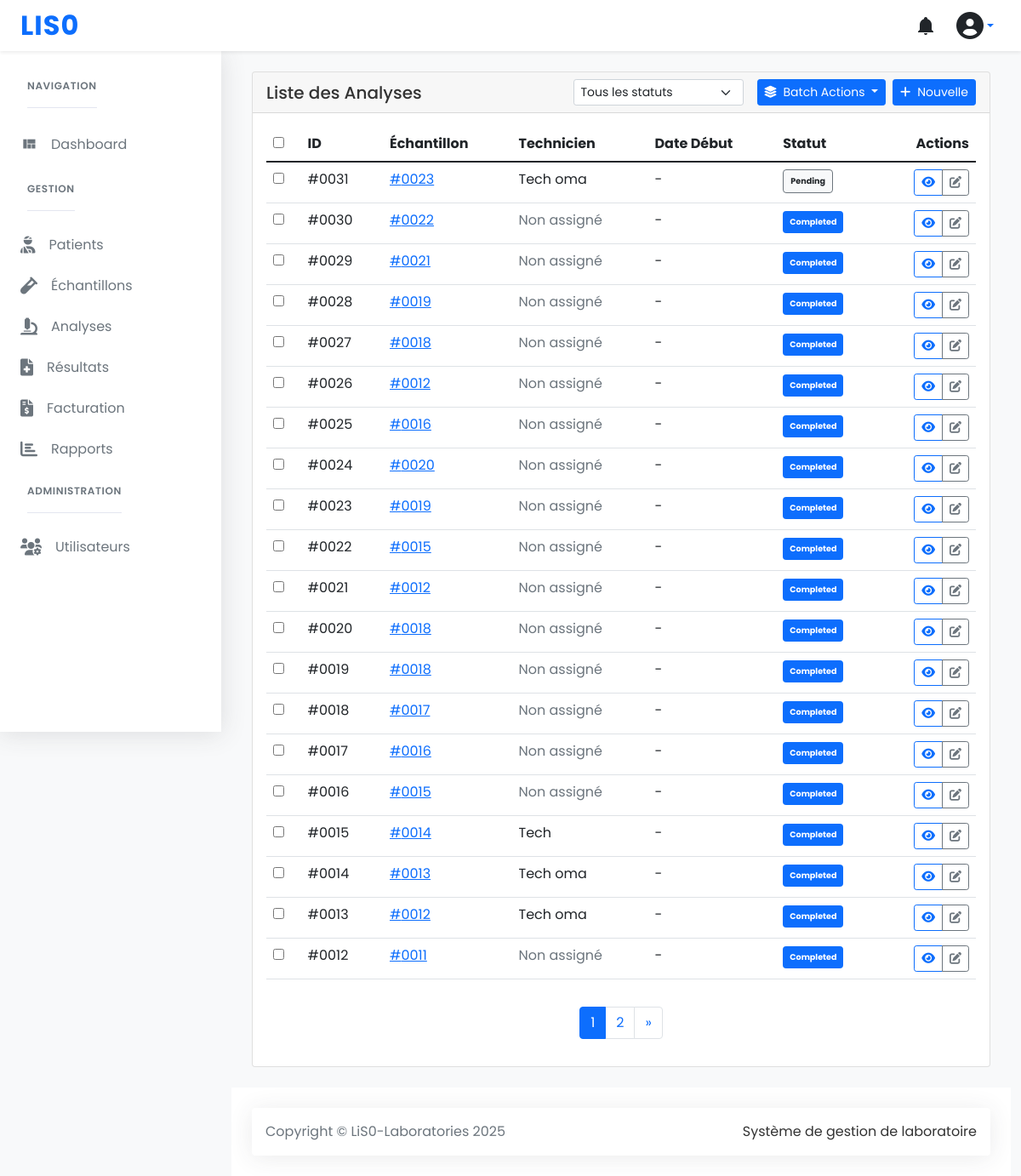
Screenshot of /analysis/ (signed in) with the database file from the repository.
### analysis/models.py (models this page shows, shortened)
class Analysis(BaseModel):
    STATUS_CHOICES = [
        ('pending', 'Pending'),
        ('in_progress', 'In Progress'),
        ('completed', 'Completed'),
        ('verified', 'Verified'),
        ('cancelled', 'Cancelled'),
    ]
    PRIORITY_CHOICES = [
        ('routine', 'Routine (7-10 hours)'),
        ('urgent', 'Urgent (4 hours)'),
        ('stat', 'STAT (<1 hour)'),
    ]
    BLOOD_PANELS = [
        ('cbc', 'Complete Blood Count'),
        ('cmp', 'Comprehensive Metabolic Panel'),
        ('lipid', 'Lipid Panel'),
        ('thyroid', 'Thyroid Panel'),
        ('coagulation', 'Coagulation Panel'),
    ]
    history = AuditlogHistoryField()
    sample = models.ForeignKey(
        'samples.Sample',
        on_delete=models.CASCADE,
        related_name='analyses'
    )
    analysis_type = models.ForeignKey(
        AnalysisType,
        on_delete=models.PROTECT,
        null=True,
        blank=True,
        related_name='analyses'
    )
    bill = models.ForeignKey(
        'billing.Bill',
        on_delete=models.SET_NULL,
        null=True,
        blank=True,
        related_name='analyses'
    )
    status = models.CharField(
        max_length=20,
        choices=STATUS_CHOICES,
        default='pending'
    )
    priority = models.CharField(
        max_length=20,
        choices=PRIORITY_CHOICES,
        default='routine'
    )
    started_at = models.DateTimeField(null=True, blank=True)
    completed_at = models.DateTimeField(null=True, blank=True)
    verified_at = models.DateTimeField(null=True, blank=True)
    technician = models.CharField(max_length=100, blank=True)
    verified_by = models.ForeignKey(
        settings.AUTH_USER_MODEL,
        on_delete=models.SET_NULL,
        null=True,
        blank=True,
        related_name='verified_analyses'
    )
    created_by = models.ForeignKey(
        settings.AUTH_USER_MODEL,
        on_delete=models.PROTECT,
        related_name='created_analyses'
    )
    notes = models.TextField(blank=True)
    selected_panels = models.JSONField(default=list, blank=True)
    instrument_used = models.CharField(max_length=100, blank=True)
    qc_status = models.CharField(max_length=50, blank=True)
    class Meta:
        verbose_name_plural = 'Analyses'
        ordering = ['-created_at']
        indexes = [
            models.Index(fields=['status']),
            models.Index(fields=['priority']),
            models.Index(fields=['sample']),
            models.Index(fields=['analysis_type']),
            models.Index(fields=['bill']),  # New index for billing
        ]

### samples/models.py (models this page shows, shortened)
class Sample(BaseModel):
    STATUS_CHOICES = [
        ('collected', 'Collected'),
        ('received', 'Received in Lab'),
        ('processing', 'Processing'),
        ('analyzed', 'Analyzed'),
        ('reported', 'Reported'),
        ('archived', 'Archived'),
        ('rejected', 'Rejected'),
    ]
    REJECTION_REASONS = [
        ('hemolyzed', 'Hemolyzed'),
        ('insufficient', 'Insufficient Volume'),
        ('contaminated', 'Contaminated'),
    ]
    objects = SampleQuerySet.as_manager()
    patient = models.ForeignKey(Patient, on_delete=models.CASCADE, related_name='samples')
    sample_type = models.ManyToManyField(SampleType)
    collection_date = models.DateTimeField()
    received_date = models.DateTimeField(null=True, blank=True)
    status = models.CharField(max_length=20, choices=STATUS_CHOICES, default='collected')
    rejection_reason = models.CharField(max_length=20, choices=REJECTION_REASONS, blank=True, null=True)
    rejection_notes = models.TextField(blank=True, null=True)
    notes = models.TextField(blank=True)
    barcode = models.CharField(max_length=50, unique=True)
    current_technician = models.ForeignKey(
        'users.User',
        on_delete=models.SET_NULL,
        null=True,
        blank=True,
        related_name='current_samples'
    )
    qr_code = models.ImageField(upload_to='qr_codes/samples/', blank=True, null=True)
    qr_token = models.CharField(max_length=64, blank=True)
    qr_token_expires = models.DateTimeField(null=True, blank=True)
    class Meta:
        ordering = ['-collection_date']
        indexes = [
            models.Index(fields=['barcode']),
            models.Index(fields=['status']),
            models.Index(fields=['collection_date']),
        ]

### analysis/views.py (the view)
# urls.py: path('', AnalysisListView.as_view(), name='list'),
class AnalysisListView(ListView):
    model = Analysis
    template_name = 'analysis/analysis_list.html'
    context_object_name = 'analyses'
    paginate_by = 20
    def get_queryset(self):
        queryset = super().get_queryset().select_related('sample', 'created_by')
        status = self.request.GET.get('status')
        if status:
            queryset = queryset.filter(status=status)
        return queryset.order_by('-created_at')

### templates/analysis/analysis_list.html (shortened to what this page needs)
{% extends 'base.html' %}
{% block content %}
<div class="card">
  <div class="card-header d-flex justify-content-between align-items-center">
    <h5 class="card-title mb-0">Liste des Analyses</h5>
    <div class="d-flex">
      <select class="form-select form-select-sm me-2" id="statusFilter" style="width: 200px;">
        <option value="">Tous les statuts</option>
      </select>
      <div class="btn-group ms-2">
        <button type="button" class="btn btn-primary btn-sm dropdown-toggle"
                data-bs-toggle="dropdown" aria-expanded="false">
          <i class="fas fa-layer-group me-2"></i>Batch Actions
        </button>
      </div>
      <a href="{% url 'analysis:create' %}" class="btn btn-primary btn-sm ms-2">
        <i class="fas fa-plus me-2"></i>Nouvelle
      </a>
    </div>
  </div>
  <div class="card-body">
    <div class="table-responsive">
      <table class="table table-hover">
        <thead>
          <tr>
            <th><input type="checkbox" id="selectAll"></th>
            <th>ID</th>
            <th>Échantillon</th>
            <th>Technicien</th>
            <th>Date Début</th>
            <th>Statut</th>
            <th class="text-end">Actions</th>
          </tr>
        </thead>
        <tbody>
          {% for analysis in analyses %}
          <tr>
            <td><input type="checkbox" class="analysis-check" value="{{ analysis.id }}"></td>
            <td>#{{ analysis.id|stringformat:"04d" }}</td>
            <td>
              <a href="{% url 'samples:detail' analysis.sample.id %}" class="text-primary">
                #{{ analysis.sample.id|stringformat:"04d" }}
              </a>
            </td>
            <td>
              {% if analysis.technician %}
              {{ analysis.technician }}
              {% else %}
              <span class="text-muted">Non assigné</span>
              {% endif %}
            </td>
            <td>{{ analysis.start_date|date:"d/m/Y H:i"|default:"-" }}</td>
            <td>
              <span class="badge bg {% if analysis.status == 'pending' %}bg-light text-dark border border-secondary{% elif analysis.status == 'in_progress' %}bg-warning text-dark{% else %}bg-primary text-white{% endif %} p-2">
                {{ analysis.get_status_display }}
              </span>
            </td>
            <td class="text-end">
              <div class="btn-group btn-group-sm">
                <a href="{% url 'analysis:detail' analysis.id %}" class="btn btn-outline-primary" title="Voir">
                  <i class="fas fa-eye"></i>
                </a>
                <a href="{% url 'analysis:update' analysis.id %}" class="btn btn-outline-secondary" title="Modifier">
                  <i class="fas fa-edit"></i>
                </a>
              </div>
            </td>
          </tr>
          {% empty %}
          <tr>
            <td colspan="7" class="text-center">Aucune analyse trouvée</td>
          </tr>
          {% endfor %}
        </tbody>
      </table>
    </div>
    {% if is_paginated %}
    <nav aria-label="Page navigation" class="mt-3">
      <ul class="pagination justify-content-center">
        {% for num in page_obj.paginator.page_range %}
        {% if page_obj.number == num %}
        <li class="page-item active">
          <span class="page-link">{{ num }}</span>
        </li>
        {% elif num > page_obj.number|add:'-3' and num < page_obj.number|add:'3' %}
        <li class="page-item">
          <a class="page-link" href="?page={{ num }}{% if request.GET.status %}&status={{ request.GET.status }}{% endif %}">{{ num }}</a>
        </li>
        {% endif %}
        {% endfor %}
        {% if page_obj.has_next %}
        <li class="page-item">
          <a class="page-link" href="?page={{ page_obj.next_page_number }}{% if request.GET.status %}&status={{ request.GET.status }}{% endif %}" aria-label="Next">
            <span aria-hidden="true">&raquo;</span>
          </a>
        </li>
        {% endif %}
      </ul>
    </nav>
    {% endif %}
  </div>
</div>
{% endblock %}

### static/css/spica-styles.css (style rules this page uses)
body { font-family: 'Poppins', sans-serif; background-color: #f8f9fa; color: #333; }
.badge { font-size: 0.6rem; padding: 0.25em 0.4em; }

### rows the page displays
Analysis: id "0031", sample.id "0023", technician "Tech oma", start_date "-", status "Pending"
Analysis: id "0030", sample.id "0022", technician "Non assigné", start_date "-", status "Completed"
Analysis: id "0029", sample.id "0021", technician "Non assigné", start_date "-", status "Completed"
Analysis: id "0028", sample.id "0019", technician "Non assigné", start_date "-", status "Completed"
Analysis: id "0027", sample.id "0018", technician "Non assigné", start_date "-", status "Completed"
Analysis: id "0026", sample.id "0012", technician "Non assigné", start_date "-", status "Completed"
Analysis: id "0025", sample.id "0016", technician "Non assigné", start_date "-", status "Completed"
Analysis: id "0024", sample.id "0020", technician "Non assigné", start_date "-", status "Completed"
Analysis: id "0023", sample.id "0019", technician "Non assigné", start_date "-", status "Completed"
Analysis: id "0022", sample.id "0015", technician "Non assigné", start_date "-", status "Completed"
Analysis: id "0021", sample.id "0012", technician "Non assigné", start_date "-", status "Completed"
Analysis: id "0020", sample.id "0018", technician "Non assigné", start_date "-", status "Completed"
Analysis: id "0019", sample.id "0018", technician "Non assigné", start_date "-", status "Completed"
Analysis: id "0018", sample.id "0017", technician "Non assigné", start_date "-", status "Completed"
Analysis: id "0017", sample.id "0016", technician "Non assigné", start_date "-", status "Completed"
Analysis: id "0016", sample.id "0015", technician "Non assigné", start_date "-", status "Completed"
Analysis: id "0015", sample.id "0014", technician "Tech", start_date "-", status "Completed"
Analysis: id "0014", sample.id "0013", technician "Tech oma", start_date "-", status "Completed"
Analysis: id "0013", sample.id "0012", technician "Tech oma", start_date "-", status "Completed"
Analysis: id "0012", sample.id "0011", technician "Non assigné", start_date "-", status "Completed"

### other values shown
{{ num }} "1"
{{ num }} "2"
